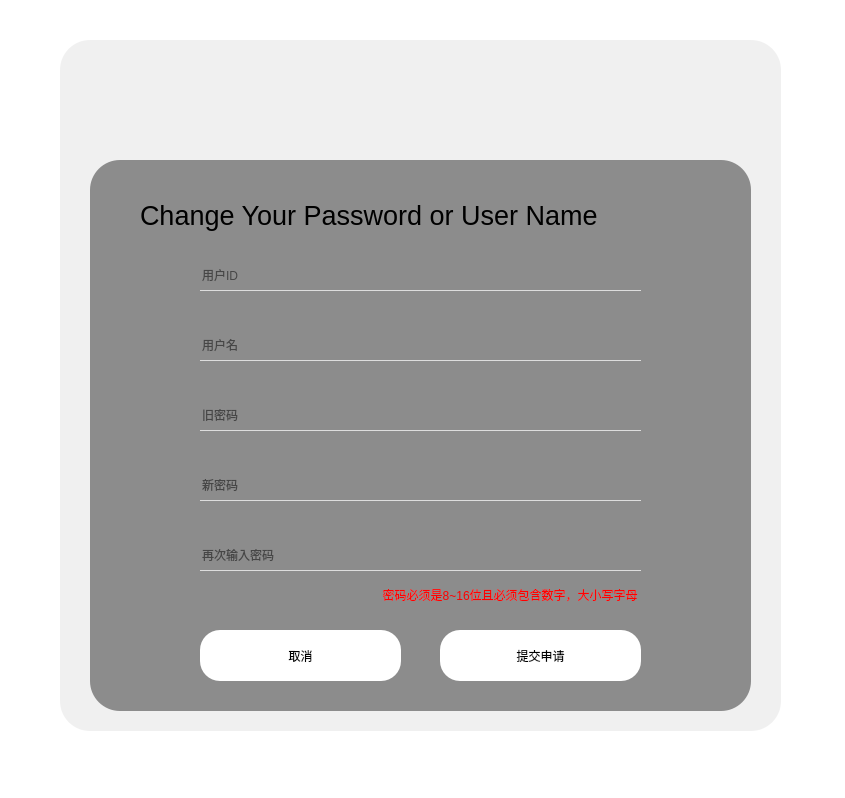
<?xml version="1.0" encoding="UTF-8"?>
<ui version="4.0">
    <class>view::loginPage::changePassword</class>
    <widget class="QWidget" name="view::loginPage::changePassword">
        <property name="geometry">
            <rect>
                <x>0</x>
                <y>0</y>
                <width>845</width>
                <height>798</height>
            </rect>
        </property>
        <property name="windowTitle">
            <string>修改密码 - LabNexus</string>
        </property>
        <property name="styleSheet">
            <string notr="true">*{
                background-color: rgb(255, 255, 255);
                }

                QFrame#frame{
                border-radius:30px;
                background-image: url(:/Register_page.png);
                border-repeat: no-repeat;
                border-position: center;

                }
                #frame_2{
                border-radius:30px;
                background-color: rgba(158, 158, 158, 40);
                }
                QLabel#label{
                background-color: rgba(98, 98, 98, 180);
                border-radius:30px;
                }


                #titleLabel{
                background-color: rgba(255, 255, 255, 0);
                }
                QLineEdit{
                background-color: rgba(255, 255, 255, 0);
                font: 16pt &quot;Microsoft YaHei UI&quot;;
                border:none;
                border-bottom:1px solid rgba(255, 255, 255, 180);
                }
                #passwordHintLabel{
                background-color: rgba(255, 255, 255, 0);
                color: rgb(255, 0, 0);
                }

                QPushButton{
                border-radius:20px;
                background-color: qlineargradient(spread:pad, x1:0, y1:0, x2:1, y2:1, stop:0 rgba(0, 124, 255, 255),
                stop:1 rgba(255, 147, 0, 255));
                font: 20pt &quot;Microsoft YaHei UI&quot;;
                outline:none;
                }


                QPushButton:hover{
                border-radius:20px;
                background-color: qlineargradient(spread:pad, x1:0, y1:0, x2:0.997, y2:1, stop:0 rgba(0, 30, 255, 255),
                stop:1 rgba(255, 104, 0, 255));
                font: 20pt &quot;Microsoft YaHei UI&quot;;
                outline:none;
                }


                QPushButton:pressed{
                border-radius:20px;
                background-color: qlineargradient(spread:pad, x1:0, y1:0, x2:0.997, y2:1, stop:0 rgba(0, 30, 255, 255),
                stop:1 rgba(255, 104, 0, 255));
                padding-top:5px;
                padding-left:5px;
                font: 20pt &quot;Microsoft YaHei UI&quot;;
                outline:none;
                }
                #lineEdit{
                border-bottom:1px solid rgba(255, 255, 255, 0);
                color: rgb(255, 0, 0);
                }
                #lineEdit_2{
                border-bottom:1px solid rgba(255, 255, 255, 0);
                color: rgb(255, 0, 0);
                }
                #lineEdit_3{
                border-bottom:1px solid rgba(255, 255, 255, 0);
                color: rgb(255, 0, 0);
                }
            </string>
        </property>
        <widget class="QFrame" name="frame">
            <property name="geometry">
                <rect>
                    <x>60</x>
                    <y>40</y>
                    <width>721</width>
                    <height>691</height>
                </rect>
            </property>
            <property name="frameShape">
                <enum>QFrame::Shape::StyledPanel</enum>
            </property>
            <property name="frameShadow">
                <enum>QFrame::Shadow::Raised</enum>
            </property>
            <widget class="QFrame" name="frame_2">
                <property name="geometry">
                    <rect>
                        <x>0</x>
                        <y>0</y>
                        <width>721</width>
                        <height>691</height>
                    </rect>
                </property>
                <property name="frameShape">
                    <enum>QFrame::Shape::StyledPanel</enum>
                </property>
                <property name="frameShadow">
                    <enum>QFrame::Shadow::Raised</enum>
                </property>
                <widget class="QLabel" name="label">
                    <property name="geometry">
                        <rect>
                            <x>30</x>
                            <y>120</y>
                            <width>661</width>
                            <height>551</height>
                        </rect>
                    </property>
                    <property name="text">
                        <string/>
                    </property>
                </widget>
                <widget class="QLabel" name="titleLabel">
                    <property name="geometry">
                        <rect>
                            <x>80</x>
                            <y>130</y>
                            <width>491</width>
                            <height>91</height>
                        </rect>
                    </property>
                    <property name="text">
                        <string>&lt;html&gt;&lt;head/&gt;&lt;body&gt;&lt;p&gt;&lt;span style=&quot; font-size:20pt;&quot;&gt;Change
                            Your Password or User Name&lt;/span&gt;&lt;/p&gt;&lt;/body&gt;&lt;/html&gt;
                        </string>
                    </property>
                </widget>
                <widget class="QLineEdit" name="lineEdit_userId">
                    <property name="geometry">
                        <rect>
                            <x>140</x>
                            <y>220</y>
                            <width>441</width>
                            <height>31</height>
                        </rect>
                    </property>
                    <property name="placeholderText">
                        <string>用户ID</string>
                    </property>
                </widget>
                <widget class="QLineEdit" name="lineEdit_userName">
                    <property name="geometry">
                        <rect>
                            <x>140</x>
                            <y>290</y>
                            <width>441</width>
                            <height>31</height>
                        </rect>
                    </property>
                    <property name="placeholderText">
                        <string>用户名</string>
                    </property>
                </widget>
                <widget class="QLineEdit" name="lineEdit_oldPassword">
                    <property name="geometry">
                        <rect>
                            <x>140</x>
                            <y>360</y>
                            <width>441</width>
                            <height>31</height>
                        </rect>
                    </property>
                    <property name="placeholderText">
                        <string>旧密码</string>
                    </property>
                </widget>
                <widget class="QLineEdit" name="lineEdit_newPassword">
                    <property name="geometry">
                        <rect>
                            <x>140</x>
                            <y>430</y>
                            <width>441</width>
                            <height>31</height>
                        </rect>
                    </property>
                    <property name="placeholderText">
                        <string>新密码</string>
                    </property>
                </widget>
                <widget class="QLineEdit" name="lineEdit_confirmPassword">
                    <property name="geometry">
                        <rect>
                            <x>140</x>
                            <y>500</y>
                            <width>441</width>
                            <height>31</height>
                        </rect>
                    </property>
                    <property name="placeholderText">
                        <string>再次输入密码</string>
                    </property>
                </widget>
                <widget class="QLabel" name="passwordHintLabel">
                    <property name="geometry">
                        <rect>
                            <x>140</x>
                            <y>540</y>
                            <width>441</width>
                            <height>31</height>
                        </rect>
                    </property>
                    <property name="text">
                        <string>&lt;html&gt;&lt;head/&gt;&lt;body&gt;&lt;p align=&quot;right&quot;&gt;&lt;span style=&quot;
                            color:#ff0000;&quot;&gt;密码必须是8~16位且必须包含数字，大小写字母&lt;/span&gt;&lt;/p&gt;&lt;/body&gt;&lt;/html&gt;
                        </string>
                    </property>
                    <property name="alignment">
                        <set>
                            Qt::AlignmentFlag::AlignRight|Qt::AlignmentFlag::AlignTrailing|Qt::AlignmentFlag::AlignVCenter
                        </set>
                    </property>
                </widget>
                <widget class="QPushButton" name="pushButton_confirm">
                    <property name="geometry">
                        <rect>
                            <x>380</x>
                            <y>590</y>
                            <width>201</width>
                            <height>51</height>
                        </rect>
                    </property>
                    <property name="styleSheet">
                        <string notr="true">font: 12pt &quot;Microsoft YaHei UI&quot;;</string>
                    </property>
                    <property name="text">
                        <string>提交申请</string>
                    </property>
                </widget>
                <widget class="QPushButton" name="pushButton_cancel">
                    <property name="geometry">
                        <rect>
                            <x>140</x>
                            <y>590</y>
                            <width>201</width>
                            <height>51</height>
                        </rect>
                    </property>
                    <property name="styleSheet">
                        <string notr="true">font: 12pt &quot;Microsoft YaHei UI&quot;;</string>
                    </property>
                    <property name="text">
                        <string>取消</string>
                    </property>
                </widget>
                <widget class="QLineEdit" name="lineEdit">
                    <property name="geometry">
                        <rect>
                            <x>140</x>
                            <y>260</y>
                            <width>441</width>
                            <height>20</height>
                        </rect>
                    </property>
                </widget>
                <widget class="QLineEdit" name="lineEdit_2">
                    <property name="geometry">
                        <rect>
                            <x>140</x>
                            <y>330</y>
                            <width>441</width>
                            <height>20</height>
                        </rect>
                    </property>
                </widget>
                <widget class="QLineEdit" name="lineEdit_3">
                    <property name="geometry">
                        <rect>
                            <x>140</x>
                            <y>400</y>
                            <width>441</width>
                            <height>20</height>
                        </rect>
                    </property>
                </widget>
            </widget>
        </widget>
    </widget>
    <resources/>
    <connections/>
</ui>
